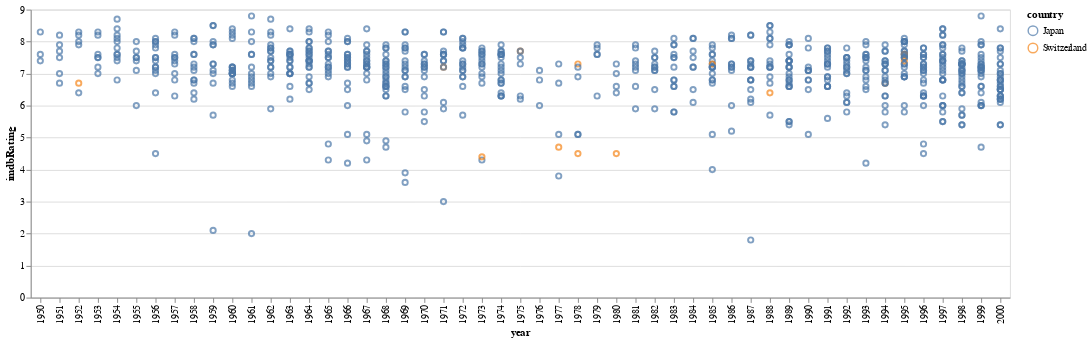

Notebook code for this chart:
### Markdown cell above
## Visualization

Once we have the data set ready we use the Altair library to map the year and rating to the x and y axis and differntiate between countries by color.

### Code cell
# Create a scatter plot
chart = alt.Chart(movies_japan_or_switzerland).mark_point().encode(
    x='year',
    y='imdbRating',
    color='country'
)

# display the chart directly in the notebook
chart

### Figure 1 — Vega-Lite specification as saved in the notebook (floating-point values rounded to 4 significant figures; data arrays with more than 128 entries replaced by an {"elided": "..."} marker saying what was removed)
{"config": {"view": {"continuousWidth": 300, "continuousHeight": 300}}, "data": {"name": "data-cdea1d720f079385929695f2fb93f989"}, "mark": {"type": "point"}, "encoding": {"color": {"field": "country", "type": "nominal"}, "x": {"field": "year", "type": "nominal"}, "y": {"field": "imdbRating", "type": "quantitative"}}, "$schema": "https://vega.github.io/schema/vega-lite/v5.20.1.json", "datasets": {"data-cdea1d720f079385929695f2fb93f989": {"elided": "746 records"}}}
